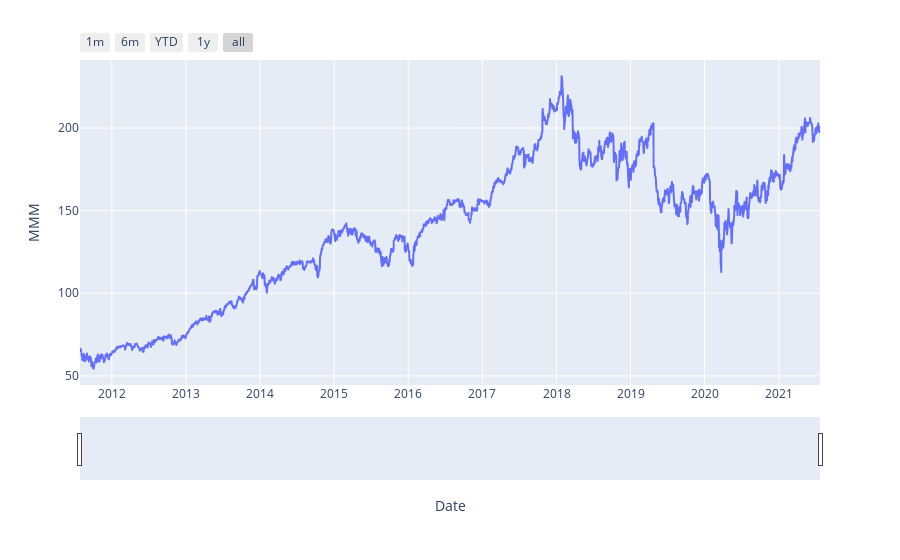

Notebook cell for this chart:
### Code cell
#Plot Current Stock Price
fig = px.line(Stock_Data, x="Date", y="MMM")


fig.update_layout(
    xaxis=dict(
        rangeselector=dict(
            buttons=list([
                dict(count=1,
                     label="1m",
                     step="month",
                     stepmode="backward"),
                dict(count=6,
                     label="6m",
                     step="month",
                     stepmode="backward"),
                dict(count=1,
                     label="YTD",
                     step="year",
                     stepmode="todate"),
                dict(count=1,
                     label="1y",
                     step="year",
                     stepmode="backward"),
                dict(step="all")
            ])
        ),
        rangeslider=dict(
            visible=True
        ),
        type="date"
    )
)

fig.show()

### Figure 1 — Plotly figure (JSON) as saved in the notebook; plotly's stock layout.template omitted (floating-point values rounded to 4 significant figures; data arrays with more than 128 entries replaced by an {"elided": "..."} marker saying what was removed)
{"data": [{"hovertemplate": "Date=%{x}<br>MMM=%{y}<extra></extra>", "legendgroup": "", "line": {"color": "#636efa", "dash": "solid"}, "mode": "lines", "name": "", "showlegend": false, "type": "scattergl", "x": {"elided": "2514 str values"}, "xaxis": "x", "y": {"elided": "2514 float values"}, "yaxis": "y"}], "layout": {"legend": {"tracegroupgap": 0}, "margin": {"t": 60}, "xaxis": {"anchor": "y", "domain": [0, 1], "rangeselector": {"buttons": [{"count": 1, "label": "1m", "step": "month", "stepmode": "backward"}, {"count": 6, "label": "6m", "step": "month", "stepmode": "backward"}, {"count": 1, "label": "YTD", "step": "year", "stepmode": "todate"}, {"count": 1, "label": "1y", "step": "year", "stepmode": "backward"}, {"step": "all"}]}, "rangeslider": {"visible": true}, "title": {"text": "Date"}, "type": "date"}, "yaxis": {"anchor": "x", "domain": [0, 1], "title": {"text": "MMM"}}}}
